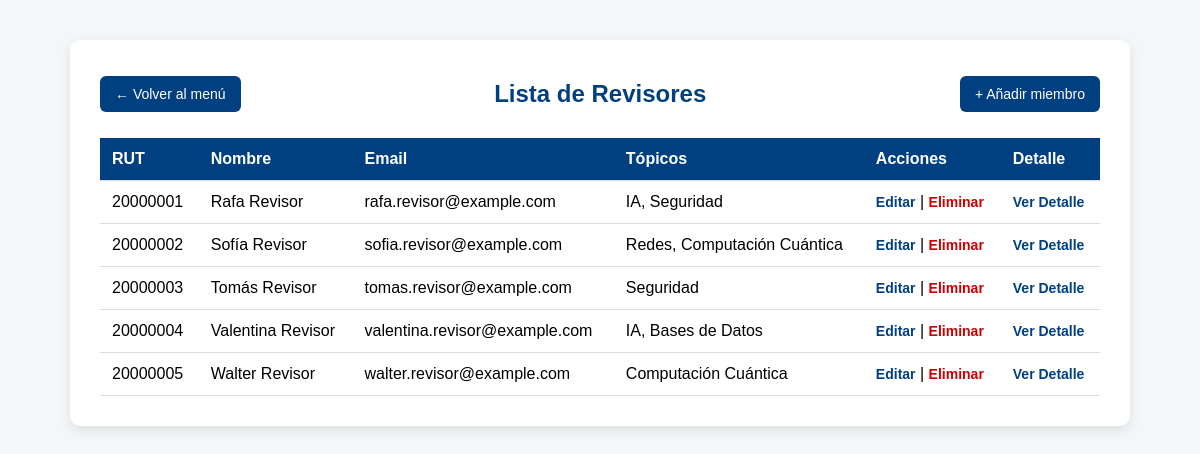
Page /PHP/src/pages/gestion_revisores/gestion_revisores.php on the committed database.
### tables this page shows
CREATE TABLE usuario (
    RUT_usuario VARCHAR(10) PRIMARY KEY,
    nombre VARCHAR(250) NOT NULL,
    email VARCHAR(300) NOT NULL UNIQUE,
    tipo_usuario VARCHAR(1),
    password_hash VARCHAR(300) NOT NULL
);

### PHP/src/pages/gestion_revisores/gestion_revisores.php (the view, shortened to what this page needs)
<?php
include 'config\db.php';
$sql = "
    SELECT u.RUT_usuario, u.nombre, u.email, GROUP_CONCAT(t.nombre_topico SEPARATOR ', ') AS topicos
    FROM usuario u
    LEFT JOIN revisor_topico rt ON u.RUT_usuario = rt.RUT_revisor
    LEFT JOIN topico t ON rt.ID_topico = t.ID_topico
    WHERE u.tipo_usuario = 'R'
    GROUP BY u.RUT_usuario
";
$result = $conn->query($sql);
?>
<!DOCTYPE html>
<html lang="es">
<head>
    <link rel="stylesheet" href="PHP/src/styles/revisores.css">
</head>
<body>
    <div class="container">
        <div class="header">
            <a href="?page=main" class="back-button">← Volver al menú</a>
            <h2>Lista de Revisores</h2>
            <a href="?page=agregar_revisores"class="add-button">+ Añadir miembro</a>
        </div>
        <table>
            <thead>
                <tr>
                    <th>RUT</th>
                    <th>Nombre</th>
                    <th>Email</th>
                    <th>Tópicos</th>
                    <th>Acciones</th>
                    <th>Detalle</th>
                </tr>
            </thead>
            <tbody>
                <?php while ($row = $result->fetch_assoc()): ?>
                <tr>
                    <td><?= $row['RUT_usuario'] ?></td>
                    <td><?= $row['nombre'] ?></td>
                    <td><?= $row['email'] ?></td>
                    <td><?= $row['topicos'] ?: 'Ninguno' ?></td>
                    <td>
                        <a href="?page=editar_revisores&rut=<?= $row['RUT_usuario'] ?>" class="action-link">Editar</a> |
                        <a href="?page=eliminar_revisores&rut=<?= $row['RUT_usuario'] ?>" onclick="return confirm('¿Estás seguro?')" class="action-link delete">Eliminar</a>
                    </td>
                    <td>
                        <a href="?page=detalle_revisor&id=<?= $row['RUT_usuario'] ?>" class="detail-link">Ver Detalle</a>
                    </td>
                </tr>
                <?php endwhile; ?>
            </tbody>
        </table>
    </div>
</body>
</html>

### PHP/src/styles/revisores.css (style rules this page uses)
body { font-family: Arial, sans-serif; background-color: #f4f7f8; margin: 0; padding: 40px; display: flex; justify-content: center; }
.container { width: 100%; max-width: 1000px; background-color: white; padding: 30px; border-radius: 10px; box-shadow: 0 4px 12px rgba(0, 0, 0, 0.1); }
.header { display: flex; justify-content: space-between; align-items: center; flex-wrap: wrap; margin-bottom: 20px; }
h2 { margin: 10px 0; color: #004080; }
.back-button, .add-button { text-decoration: none; color: white; background-color: #004080; padding: 10px 15px; border-radius: 6px; font-size: 14px; transition: background-color 0.2s ease; }
table { width: 100%; border-collapse: collapse; margin-top: 10px; }
thead { background-color: #004080; color: white; }
th, td { text-align: left; padding: 12px; border-bottom: 1px solid #ddd; }
.action-link, .detail-link { text-decoration: none; color: #004080; font-weight: bold; font-size: 14px; }
.action-link.delete { color: #c00; }

### rows in the picture
usuario: RUT_usuario "20000001", nombre "Rafa Revisor", email "rafa.revisor@example.com", topicos "IA, Seguridad"
usuario: RUT_usuario "20000002", nombre "Sofía Revisor", email "sofia.revisor@example.com", topicos "Redes, Computación Cuántica"
usuario: RUT_usuario "20000003", nombre "Tomás Revisor", email "tomas.revisor@example.com", topicos "Seguridad"
usuario: RUT_usuario "20000004", nombre "Valentina Revisor", email "valentina.revisor@example.com", topicos "IA, Bases de Datos"
usuario: RUT_usuario "20000005", nombre "Walter Revisor", email "walter.revisor@example.com", topicos "Computación Cuántica"
